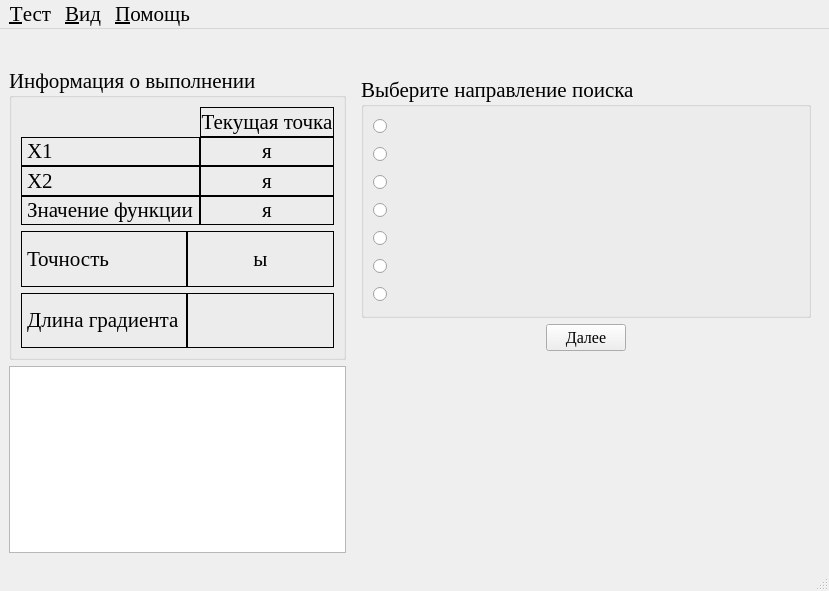
<?xml version="1.0" encoding="UTF-8"?>
<ui version="4.0">
 <class>NotWen</class>
 <widget class="QMainWindow" name="NotWen">
  <property name="windowModality">
   <enum>Qt::ApplicationModal</enum>
  </property>
  <property name="geometry">
   <rect>
    <x>0</x>
    <y>0</y>
    <width>829</width>
    <height>591</height>
   </rect>
  </property>
  <property name="font">
   <font>
    <family>Times New Roman</family>
    <pointsize>16</pointsize>
   </font>
  </property>
  <property name="windowTitle">
   <string>Метод Ньютона</string>
  </property>
  <property name="windowIcon">
   <iconset resource="data.qrc">
    <normaloff>:/icon/icon.bmp</normaloff>:/icon/icon.bmp</iconset>
  </property>
  <widget class="QWidget" name="centralwidget">
   <layout class="QGridLayout" name="gridLayout_17" columnstretch="1,2" rowminimumheight="0,0,1">
    <item row="0" column="0" colspan="2">
     <widget class="QLabel" name="func">
      <property name="alignment">
       <set>Qt::AlignCenter</set>
      </property>
     </widget>
    </item>
    <item row="1" column="0">
     <widget class="QGroupBox" name="groupBox_2">
      <property name="title">
       <string>Информация о выполнении</string>
      </property>
      <layout class="QGridLayout" name="gridLayout_6">
       <item row="0" column="0">
        <layout class="QGridLayout" name="gridLayout_3" columnstretch="1,1">
         <property name="spacing">
          <number>0</number>
         </property>
         <item row="0" column="1">
          <widget class="QLabel" name="label_11">
           <property name="frameShape">
            <enum>QFrame::Box</enum>
           </property>
           <property name="text">
            <string>Текущая точка</string>
           </property>
           <property name="alignment">
            <set>Qt::AlignCenter</set>
           </property>
           <property name="textInteractionFlags">
            <set>Qt::LinksAccessibleByMouse|Qt::TextSelectableByMouse</set>
           </property>
          </widget>
         </item>
         <item row="1" column="0">
          <widget class="QLabel" name="label_5">
           <property name="frameShape">
            <enum>QFrame::Box</enum>
           </property>
           <property name="text">
            <string>Х1</string>
           </property>
           <property name="textInteractionFlags">
            <set>Qt::LinksAccessibleByMouse|Qt::TextSelectableByMouse</set>
           </property>
          </widget>
         </item>
         <item row="1" column="1">
          <widget class="QLabel" name="x1_lb">
           <property name="frameShape">
            <enum>QFrame::Box</enum>
           </property>
           <property name="text">
            <string>я</string>
           </property>
           <property name="alignment">
            <set>Qt::AlignCenter</set>
           </property>
           <property name="textInteractionFlags">
            <set>Qt::LinksAccessibleByMouse|Qt::TextSelectableByMouse</set>
           </property>
          </widget>
         </item>
         <item row="2" column="0">
          <widget class="QLabel" name="label_6">
           <property name="frameShape">
            <enum>QFrame::Box</enum>
           </property>
           <property name="text">
            <string>Х2</string>
           </property>
           <property name="textInteractionFlags">
            <set>Qt::LinksAccessibleByMouse|Qt::TextSelectableByMouse</set>
           </property>
          </widget>
         </item>
         <item row="2" column="1">
          <widget class="QLabel" name="x2_lb">
           <property name="frameShape">
            <enum>QFrame::Box</enum>
           </property>
           <property name="text">
            <string>я</string>
           </property>
           <property name="alignment">
            <set>Qt::AlignCenter</set>
           </property>
           <property name="textInteractionFlags">
            <set>Qt::LinksAccessibleByMouse|Qt::TextSelectableByMouse</set>
           </property>
          </widget>
         </item>
         <item row="3" column="0">
          <widget class="QLabel" name="label_10">
           <property name="frameShape">
            <enum>QFrame::Box</enum>
           </property>
           <property name="text">
            <string>Значение функции</string>
           </property>
           <property name="textInteractionFlags">
            <set>Qt::LinksAccessibleByMouse|Qt::TextSelectableByMouse</set>
           </property>
          </widget>
         </item>
         <item row="3" column="1">
          <widget class="QLabel" name="fsign_lb">
           <property name="frameShape">
            <enum>QFrame::Box</enum>
           </property>
           <property name="text">
            <string>я</string>
           </property>
           <property name="alignment">
            <set>Qt::AlignCenter</set>
           </property>
           <property name="textInteractionFlags">
            <set>Qt::LinksAccessibleByMouse|Qt::TextSelectableByMouse</set>
           </property>
          </widget>
         </item>
        </layout>
       </item>
       <item row="1" column="0">
        <layout class="QGridLayout" name="gridLayout_2" columnstretch="1,1">
         <property name="horizontalSpacing">
          <number>0</number>
         </property>
         <item row="0" column="0">
          <widget class="QLabel" name="label">
           <property name="frameShape">
            <enum>QFrame::Box</enum>
           </property>
           <property name="text">
            <string>Точность</string>
           </property>
           <property name="textInteractionFlags">
            <set>Qt::LinksAccessibleByMouse|Qt::TextSelectableByMouse</set>
           </property>
          </widget>
         </item>
         <item row="0" column="1">
          <widget class="QLabel" name="precision_lb">
           <property name="frameShape">
            <enum>QFrame::Box</enum>
           </property>
           <property name="text">
            <string>ы</string>
           </property>
           <property name="alignment">
            <set>Qt::AlignCenter</set>
           </property>
           <property name="textInteractionFlags">
            <set>Qt::LinksAccessibleByMouse|Qt::TextSelectableByMouse</set>
           </property>
          </widget>
         </item>
         <item row="1" column="0">
          <widget class="QLabel" name="label_7">
           <property name="frameShape">
            <enum>QFrame::Box</enum>
           </property>
           <property name="text">
            <string>Длина градиента</string>
           </property>
           <property name="textInteractionFlags">
            <set>Qt::LinksAccessibleByMouse|Qt::TextSelectableByMouse</set>
           </property>
          </widget>
         </item>
         <item row="1" column="1">
          <widget class="QLabel" name="length_grad_lb">
           <property name="frameShape">
            <enum>QFrame::Box</enum>
           </property>
           <property name="alignment">
            <set>Qt::AlignCenter</set>
           </property>
           <property name="textInteractionFlags">
            <set>Qt::LinksAccessibleByMouse|Qt::TextSelectableByMouse</set>
           </property>
          </widget>
         </item>
        </layout>
       </item>
      </layout>
     </widget>
    </item>
    <item row="1" column="1">
     <widget class="QStackedWidget" name="stackedWidget">
      <property name="currentIndex">
       <number>0</number>
      </property>
      <widget class="QWidget" name="direction_search">
       <layout class="QGridLayout" name="gridLayout_4" rowstretch="1,0">
        <item row="0" column="0">
         <widget class="QGroupBox" name="groupBox">
          <property name="font">
           <font>
            <weight>50</weight>
            <bold>false</bold>
           </font>
          </property>
          <property name="title">
           <string>Выберите направление поиска</string>
          </property>
          <layout class="QGridLayout" name="gridLayout" columnstretch="0,1">
           <item row="0" column="0">
            <widget class="QRadioButton" name="gxk">
             <property name="font">
              <font>
               <pointsize>14</pointsize>
              </font>
             </property>
            </widget>
           </item>
           <item row="0" column="1">
            <widget class="QLabel" name="label_8">
             <property name="font">
              <font>
               <pointsize>14</pointsize>
              </font>
             </property>
             <property name="pixmap">
              <pixmap resource="data.qrc">:/icon/NotWen/g(xk).bmp</pixmap>
             </property>
            </widget>
           </item>
           <item row="1" column="0">
            <widget class="QRadioButton" name="gradfxk">
             <property name="font">
              <font>
               <pointsize>14</pointsize>
              </font>
             </property>
            </widget>
           </item>
           <item row="1" column="1">
            <widget class="QLabel" name="label_9">
             <property name="font">
              <font>
               <pointsize>14</pointsize>
              </font>
             </property>
             <property name="pixmap">
              <pixmap resource="data.qrc">:/icon/NotWen/gradf(xk).bmp</pixmap>
             </property>
            </widget>
           </item>
           <item row="2" column="0">
            <widget class="QRadioButton" name="_g_xkgradfxk">
             <property name="font">
              <font>
               <pointsize>14</pointsize>
              </font>
             </property>
            </widget>
           </item>
           <item row="2" column="1">
            <widget class="QLabel" name="label_12">
             <property name="font">
              <font>
               <pointsize>14</pointsize>
              </font>
             </property>
             <property name="pixmap">
              <pixmap resource="data.qrc">:/icon/NotWen/_g_(xk)gradf(xk).bmp</pixmap>
             </property>
            </widget>
           </item>
           <item row="3" column="0">
            <widget class="QRadioButton" name="g_xkgradfxk">
             <property name="font">
              <font>
               <pointsize>14</pointsize>
              </font>
             </property>
            </widget>
           </item>
           <item row="3" column="1">
            <widget class="QLabel" name="label_13">
             <property name="font">
              <font>
               <pointsize>14</pointsize>
              </font>
             </property>
             <property name="pixmap">
              <pixmap resource="data.qrc">:/icon/NotWen/g_(xk)gradf(xk).bmp</pixmap>
             </property>
            </widget>
           </item>
           <item row="4" column="0">
            <widget class="QRadioButton" name="gxkgradfxk">
             <property name="font">
              <font>
               <pointsize>14</pointsize>
              </font>
             </property>
            </widget>
           </item>
           <item row="4" column="1">
            <widget class="QLabel" name="label_14">
             <property name="font">
              <font>
               <pointsize>14</pointsize>
              </font>
             </property>
             <property name="pixmap">
              <pixmap resource="data.qrc">:/icon/NotWen/g(xk)gradf(xk).bmp</pixmap>
             </property>
            </widget>
           </item>
           <item row="5" column="0">
            <widget class="QRadioButton" name="gradfxkgxk">
             <property name="font">
              <font>
               <pointsize>14</pointsize>
              </font>
             </property>
            </widget>
           </item>
           <item row="5" column="1">
            <widget class="QLabel" name="label_15">
             <property name="font">
              <font>
               <pointsize>14</pointsize>
              </font>
             </property>
             <property name="pixmap">
              <pixmap resource="data.qrc">:/icon/NotWen/gradf(xk)g(xk).bmp</pixmap>
             </property>
            </widget>
           </item>
           <item row="6" column="0">
            <widget class="QRadioButton" name="gradfxkg_xk">
             <property name="font">
              <font>
               <pointsize>14</pointsize>
              </font>
             </property>
            </widget>
           </item>
           <item row="6" column="1">
            <widget class="QLabel" name="label_16">
             <property name="font">
              <font>
               <pointsize>14</pointsize>
              </font>
             </property>
             <property name="pixmap">
              <pixmap resource="data.qrc">:/icon/NotWen/gradf(xk)g_(xk).bmp</pixmap>
             </property>
            </widget>
           </item>
          </layout>
         </widget>
        </item>
        <item row="1" column="0">
         <layout class="QHBoxLayout" name="horizontalLayout_2">
          <item>
           <spacer name="horizontalSpacer">
            <property name="orientation">
             <enum>Qt::Horizontal</enum>
            </property>
            <property name="sizeHint" stdset="0">
             <size>
              <width>40</width>
              <height>20</height>
             </size>
            </property>
           </spacer>
          </item>
          <item>
           <widget class="QPushButton" name="next1_bt">
            <property name="font">
             <font>
              <pointsize>12</pointsize>
             </font>
            </property>
            <property name="text">
             <string>Далее</string>
            </property>
           </widget>
          </item>
          <item>
           <spacer name="horizontalSpacer_2">
            <property name="orientation">
             <enum>Qt::Horizontal</enum>
            </property>
            <property name="sizeHint" stdset="0">
             <size>
              <width>40</width>
              <height>20</height>
             </size>
            </property>
           </spacer>
          </item>
         </layout>
        </item>
       </layout>
      </widget>
      <widget class="QWidget" name="definitions">
       <layout class="QGridLayout" name="gridLayout_10" rowstretch="1,0">
        <item row="0" column="0">
         <widget class="QGroupBox" name="groupBox_5">
          <property name="title">
           <string>Координаты вектора градиента - это...</string>
          </property>
          <layout class="QGridLayout" name="gridLayout_5">
           <item row="0" column="0">
            <widget class="QRadioButton" name="proizvod_first">
             <property name="font">
              <font>
               <pointsize>14</pointsize>
              </font>
             </property>
             <property name="text">
              <string>производные первого порядка</string>
             </property>
            </widget>
           </item>
           <item row="1" column="0">
            <widget class="QRadioButton" name="part_proizvod_first">
             <property name="font">
              <font>
               <pointsize>14</pointsize>
              </font>
             </property>
             <property name="text">
              <string>частные производные первого порядка</string>
             </property>
            </widget>
           </item>
           <item row="2" column="0">
            <widget class="QRadioButton" name="proizvod_second">
             <property name="font">
              <font>
               <pointsize>14</pointsize>
              </font>
             </property>
             <property name="text">
              <string>производные второго порядка</string>
             </property>
            </widget>
           </item>
           <item row="3" column="0">
            <widget class="QRadioButton" name="part_proizvod_second">
             <property name="font">
              <font>
               <pointsize>14</pointsize>
              </font>
             </property>
             <property name="text">
              <string>частные производные второго порядка</string>
             </property>
            </widget>
           </item>
          </layout>
         </widget>
        </item>
        <item row="1" column="0">
         <layout class="QHBoxLayout" name="horizontalLayout_6">
          <item>
           <spacer name="horizontalSpacer_5">
            <property name="orientation">
             <enum>Qt::Horizontal</enum>
            </property>
            <property name="sizeHint" stdset="0">
             <size>
              <width>40</width>
              <height>20</height>
             </size>
            </property>
           </spacer>
          </item>
          <item>
           <widget class="QPushButton" name="next2_bt">
            <property name="font">
             <font>
              <pointsize>12</pointsize>
             </font>
            </property>
            <property name="text">
             <string>Далее</string>
            </property>
           </widget>
          </item>
          <item>
           <spacer name="horizontalSpacer_6">
            <property name="orientation">
             <enum>Qt::Horizontal</enum>
            </property>
            <property name="sizeHint" stdset="0">
             <size>
              <width>40</width>
              <height>20</height>
             </size>
            </property>
           </spacer>
          </item>
         </layout>
        </item>
       </layout>
      </widget>
      <widget class="QWidget" name="in_grad">
       <layout class="QGridLayout" name="gridLayout_8" rowstretch="1,0">
        <item row="0" column="0">
         <widget class="QGroupBox" name="groupBox_4">
          <property name="title">
           <string>Введите градиент</string>
          </property>
          <layout class="QGridLayout" name="gridLayout_7">
           <item row="0" column="0">
            <layout class="QHBoxLayout" name="horizontalLayout_4" stretch="0,1">
             <item>
              <widget class="QLabel" name="label_2">
               <property name="font">
                <font>
                 <pointsize>14</pointsize>
                </font>
               </property>
               <property name="pixmap">
                <pixmap resource="data.qrc">:/icon/dfdx1.bmp</pixmap>
               </property>
              </widget>
             </item>
             <item>
              <widget class="QLineEdit" name="dfdx1">
               <property name="font">
                <font>
                 <pointsize>14</pointsize>
                </font>
               </property>
              </widget>
             </item>
            </layout>
           </item>
           <item row="1" column="0">
            <layout class="QHBoxLayout" name="horizontalLayout_5">
             <item>
              <widget class="QLabel" name="label_4">
               <property name="font">
                <font>
                 <pointsize>14</pointsize>
                </font>
               </property>
               <property name="pixmap">
                <pixmap resource="data.qrc">:/icon/dfdx2.bmp</pixmap>
               </property>
              </widget>
             </item>
             <item>
              <widget class="QLineEdit" name="dfdx2">
               <property name="font">
                <font>
                 <pointsize>14</pointsize>
                </font>
               </property>
              </widget>
             </item>
            </layout>
           </item>
          </layout>
         </widget>
        </item>
        <item row="1" column="0">
         <layout class="QHBoxLayout" name="horizontalLayout_3">
          <item>
           <spacer name="horizontalSpacer_3">
            <property name="orientation">
             <enum>Qt::Horizontal</enum>
            </property>
            <property name="sizeHint" stdset="0">
             <size>
              <width>40</width>
              <height>20</height>
             </size>
            </property>
           </spacer>
          </item>
          <item>
           <widget class="QPushButton" name="next3_bt">
            <property name="font">
             <font>
              <pointsize>12</pointsize>
             </font>
            </property>
            <property name="text">
             <string>Далее</string>
            </property>
           </widget>
          </item>
          <item>
           <spacer name="horizontalSpacer_4">
            <property name="orientation">
             <enum>Qt::Horizontal</enum>
            </property>
            <property name="sizeHint" stdset="0">
             <size>
              <width>40</width>
              <height>20</height>
             </size>
            </property>
           </spacer>
          </item>
         </layout>
        </item>
       </layout>
      </widget>
      <widget class="QWidget" name="criterion_stop">
       <layout class="QGridLayout" name="gridLayout_12" rowstretch="1,0">
        <item row="0" column="0">
         <widget class="QGroupBox" name="groupBox_6">
          <property name="title">
           <string>Выберите критерий остановки</string>
          </property>
          <layout class="QGridLayout" name="gridLayout_9" columnstretch="0,1">
           <item row="0" column="0">
            <widget class="QRadioButton" name="fxk1_fxk">
             <property name="font">
              <font>
               <pointsize>14</pointsize>
              </font>
             </property>
            </widget>
           </item>
           <item row="0" column="1">
            <widget class="QLabel" name="label_17">
             <property name="pixmap">
              <pixmap resource="data.qrc">:/icon/NotWen/f(xk1)_f(xk).bmp</pixmap>
             </property>
            </widget>
           </item>
           <item row="1" column="0">
            <widget class="QRadioButton" name="gradfxk_more">
             <property name="font">
              <font>
               <pointsize>14</pointsize>
              </font>
             </property>
            </widget>
           </item>
           <item row="1" column="1">
            <widget class="QLabel" name="label_18">
             <property name="pixmap">
              <pixmap resource="data.qrc">:/icon/NotWen/gradf(xk)_more.bmp</pixmap>
             </property>
            </widget>
           </item>
           <item row="2" column="0">
            <widget class="QRadioButton" name="xk1_xk">
             <property name="font">
              <font>
               <pointsize>14</pointsize>
              </font>
             </property>
            </widget>
           </item>
           <item row="2" column="1">
            <widget class="QLabel" name="label_19">
             <property name="pixmap">
              <pixmap resource="data.qrc">:/icon/NotWen/xk1_xk.bmp</pixmap>
             </property>
            </widget>
           </item>
           <item row="3" column="0">
            <widget class="QRadioButton" name="gradfxk_less">
             <property name="font">
              <font>
               <pointsize>14</pointsize>
              </font>
             </property>
            </widget>
           </item>
           <item row="3" column="1">
            <widget class="QLabel" name="label_20">
             <property name="pixmap">
              <pixmap resource="data.qrc">:/icon/NotWen/gradf(xk)_less.bmp</pixmap>
             </property>
            </widget>
           </item>
           <item row="4" column="0">
            <widget class="QRadioButton" name="gxk_less"/>
           </item>
           <item row="4" column="1">
            <widget class="QLabel" name="label_21">
             <property name="pixmap">
              <pixmap resource="data.qrc">:/icon/NotWen/g(xk)_less.bmp</pixmap>
             </property>
            </widget>
           </item>
          </layout>
         </widget>
        </item>
        <item row="1" column="0">
         <layout class="QHBoxLayout" name="horizontalLayout_7">
          <item>
           <spacer name="horizontalSpacer_7">
            <property name="orientation">
             <enum>Qt::Horizontal</enum>
            </property>
            <property name="sizeHint" stdset="0">
             <size>
              <width>40</width>
              <height>20</height>
             </size>
            </property>
           </spacer>
          </item>
          <item>
           <widget class="QPushButton" name="next4_bt">
            <property name="font">
             <font>
              <pointsize>12</pointsize>
             </font>
            </property>
            <property name="text">
             <string>Далее</string>
            </property>
           </widget>
          </item>
          <item>
           <spacer name="horizontalSpacer_8">
            <property name="orientation">
             <enum>Qt::Horizontal</enum>
            </property>
            <property name="sizeHint" stdset="0">
             <size>
              <width>40</width>
              <height>20</height>
             </size>
            </property>
           </spacer>
          </item>
         </layout>
        </item>
       </layout>
      </widget>
      <widget class="QWidget" name="change_action">
       <layout class="QGridLayout" name="gridLayout_13" rowstretch="1,0">
        <item row="0" column="0">
         <widget class="QGroupBox" name="groupBox_3">
          <property name="title">
           <string>Выберите действие</string>
          </property>
          <layout class="QGridLayout" name="gridLayout_11">
           <item row="0" column="0">
            <widget class="QRadioButton" name="stop">
             <property name="font">
              <font>
               <pointsize>14</pointsize>
              </font>
             </property>
             <property name="text">
              <string>Остановиться</string>
             </property>
            </widget>
           </item>
           <item row="1" column="0">
            <widget class="QRadioButton" name="to_continue">
             <property name="font">
              <font>
               <pointsize>14</pointsize>
              </font>
             </property>
             <property name="text">
              <string>Продолжить</string>
             </property>
            </widget>
           </item>
          </layout>
         </widget>
        </item>
        <item row="1" column="0">
         <layout class="QHBoxLayout" name="horizontalLayout_8">
          <item>
           <spacer name="horizontalSpacer_9">
            <property name="orientation">
             <enum>Qt::Horizontal</enum>
            </property>
            <property name="sizeHint" stdset="0">
             <size>
              <width>40</width>
              <height>20</height>
             </size>
            </property>
           </spacer>
          </item>
          <item>
           <widget class="QPushButton" name="next5_bt">
            <property name="font">
             <font>
              <pointsize>12</pointsize>
             </font>
            </property>
            <property name="text">
             <string>Далее</string>
            </property>
           </widget>
          </item>
          <item>
           <spacer name="horizontalSpacer_10">
            <property name="orientation">
             <enum>Qt::Horizontal</enum>
            </property>
            <property name="sizeHint" stdset="0">
             <size>
              <width>40</width>
              <height>20</height>
             </size>
            </property>
           </spacer>
          </item>
         </layout>
        </item>
       </layout>
      </widget>
      <widget class="QWidget" name="gessian">
       <layout class="QGridLayout" name="gridLayout_16">
        <item row="0" column="0">
         <widget class="QGroupBox" name="groupBox_7">
          <property name="title">
           <string>Введите гессиан</string>
          </property>
          <layout class="QGridLayout" name="gridLayout_15" columnstretch="0,1,1">
           <item row="0" column="0" rowspan="2">
            <widget class="QLabel" name="label_3">
             <property name="font">
              <font>
               <pointsize>14</pointsize>
              </font>
             </property>
             <property name="pixmap">
              <pixmap resource="data.qrc">:/icon/NotWen/g(x)_rav.bmp</pixmap>
             </property>
            </widget>
           </item>
           <item row="0" column="1">
            <widget class="QLineEdit" name="dfdx1dx1">
             <property name="font">
              <font>
               <pointsize>14</pointsize>
              </font>
             </property>
            </widget>
           </item>
           <item row="0" column="2">
            <widget class="QLineEdit" name="dfdx1dx2">
             <property name="font">
              <font>
               <pointsize>14</pointsize>
              </font>
             </property>
            </widget>
           </item>
           <item row="1" column="1">
            <widget class="QLineEdit" name="dfdx2dx1">
             <property name="font">
              <font>
               <pointsize>14</pointsize>
              </font>
             </property>
            </widget>
           </item>
           <item row="1" column="2">
            <widget class="QLineEdit" name="dfdx2dx2">
             <property name="font">
              <font>
               <pointsize>14</pointsize>
              </font>
             </property>
            </widget>
           </item>
          </layout>
         </widget>
        </item>
        <item row="1" column="0">
         <widget class="QGroupBox" name="groupBox_8">
          <property name="title">
           <string>Введите обратный гессиан</string>
          </property>
          <layout class="QGridLayout" name="gridLayout_14" columnstretch="0,1,1">
           <item row="0" column="0" rowspan="2">
            <widget class="QLabel" name="label_22">
             <property name="font">
              <font>
               <pointsize>14</pointsize>
              </font>
             </property>
             <property name="pixmap">
              <pixmap resource="data.qrc">:/icon/NotWen/g_(x)_rav.bmp</pixmap>
             </property>
            </widget>
           </item>
           <item row="0" column="1">
            <widget class="QLineEdit" name="gess11">
             <property name="font">
              <font>
               <pointsize>14</pointsize>
              </font>
             </property>
            </widget>
           </item>
           <item row="0" column="2">
            <widget class="QLineEdit" name="gess12">
             <property name="font">
              <font>
               <pointsize>14</pointsize>
              </font>
             </property>
            </widget>
           </item>
           <item row="1" column="1">
            <widget class="QLineEdit" name="gess21">
             <property name="font">
              <font>
               <pointsize>14</pointsize>
              </font>
             </property>
            </widget>
           </item>
           <item row="1" column="2">
            <widget class="QLineEdit" name="gess22">
             <property name="font">
              <font>
               <pointsize>14</pointsize>
              </font>
             </property>
            </widget>
           </item>
          </layout>
         </widget>
        </item>
        <item row="2" column="0">
         <layout class="QHBoxLayout" name="horizontalLayout_9">
          <item>
           <spacer name="horizontalSpacer_11">
            <property name="orientation">
             <enum>Qt::Horizontal</enum>
            </property>
            <property name="sizeHint" stdset="0">
             <size>
              <width>40</width>
              <height>20</height>
             </size>
            </property>
           </spacer>
          </item>
          <item>
           <widget class="QPushButton" name="next6_bt">
            <property name="font">
             <font>
              <pointsize>12</pointsize>
             </font>
            </property>
            <property name="text">
             <string>Далее</string>
            </property>
           </widget>
          </item>
          <item>
           <spacer name="horizontalSpacer_12">
            <property name="orientation">
             <enum>Qt::Horizontal</enum>
            </property>
            <property name="sizeHint" stdset="0">
             <size>
              <width>40</width>
              <height>20</height>
             </size>
            </property>
           </spacer>
          </item>
         </layout>
        </item>
       </layout>
      </widget>
      <widget class="QWidget" name="blank"/>
     </widget>
    </item>
    <item row="2" column="0">
     <widget class="QTextBrowser" name="LogTxtBrsr">
      <property name="font">
       <font>
        <pointsize>14</pointsize>
       </font>
      </property>
     </widget>
    </item>
   </layout>
  </widget>
  <widget class="QMenuBar" name="menubar">
   <property name="geometry">
    <rect>
     <x>0</x>
     <y>0</y>
     <width>829</width>
     <height>30</height>
    </rect>
   </property>
   <widget class="QMenu" name="menu">
    <property name="title">
     <string>&amp;Тест</string>
    </property>
    <addaction name="recomenc_acn"/>
    <addaction name="action"/>
    <addaction name="separator"/>
    <addaction name="exit"/>
   </widget>
   <widget class="QMenu" name="menu_2">
    <property name="title">
     <string>&amp;Вид</string>
    </property>
    <addaction name="difiniFonto_act"/>
   </widget>
   <widget class="QMenu" name="menu_3">
    <property name="title">
     <string>&amp;Помощь</string>
    </property>
    <addaction name="helpo_action"/>
    <addaction name="separator"/>
    <addaction name="about_action"/>
   </widget>
   <addaction name="menu"/>
   <addaction name="menu_2"/>
   <addaction name="menu_3"/>
  </widget>
  <widget class="QStatusBar" name="statusbar"/>
  <action name="recomenc_acn">
   <property name="text">
    <string>Начать за&amp;ново</string>
   </property>
  </action>
  <action name="exit">
   <property name="text">
    <string>&amp;Выйти из программы</string>
   </property>
  </action>
  <action name="difiniFonto_act">
   <property name="text">
    <string>Настроть &amp;шрифт</string>
   </property>
  </action>
  <action name="helpo_action">
   <property name="text">
    <string>&amp;Справка</string>
   </property>
  </action>
  <action name="about_action">
   <property name="text">
    <string>О &amp;программе...</string>
   </property>
  </action>
  <action name="action">
   <property name="text">
    <string>Вернуться в &amp;главное окно</string>
   </property>
  </action>
 </widget>
 <resources>
  <include location="data.qrc"/>
 </resources>
 <connections>
  <connection>
   <sender>action</sender>
   <signal>activated()</signal>
   <receiver>NotWen</receiver>
   <slot>close()</slot>
   <hints>
    <hint type="sourcelabel">
     <x>-1</x>
     <y>-1</y>
    </hint>
    <hint type="destinationlabel">
     <x>414</x>
     <y>295</y>
    </hint>
   </hints>
  </connection>
 </connections>
</ui>
